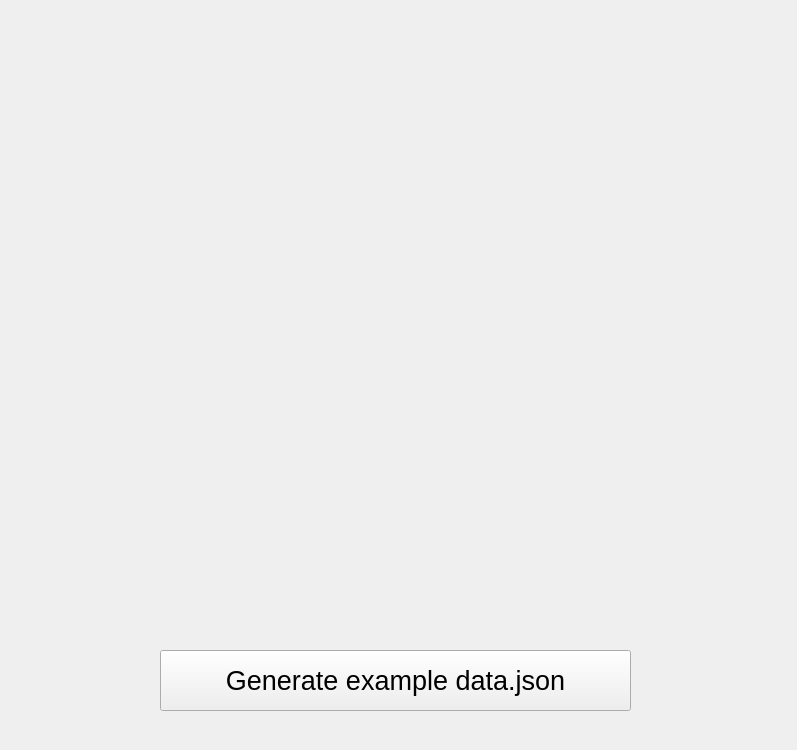
<?xml version="1.0" encoding="UTF-8"?>
<ui version="4.0">
 <class>MainWindow</class>
 <widget class="QMainWindow" name="MainWindow">
  <property name="geometry">
   <rect>
    <x>0</x>
    <y>0</y>
    <width>797</width>
    <height>750</height>
   </rect>
  </property>
  <property name="windowTitle">
   <string>MainWindow</string>
  </property>
  <widget class="QWidget" name="centralwidget">
   <widget class="QPushButton" name="pushButton">
    <property name="geometry">
     <rect>
      <x>160</x>
      <y>650</y>
      <width>471</width>
      <height>61</height>
     </rect>
    </property>
    <property name="font">
     <font>
      <pointsize>20</pointsize>
     </font>
    </property>
    <property name="text">
     <string>Generate example data.json</string>
    </property>
   </widget>
  </widget>
 </widget>
 <resources/>
 <connections/>
</ui>
